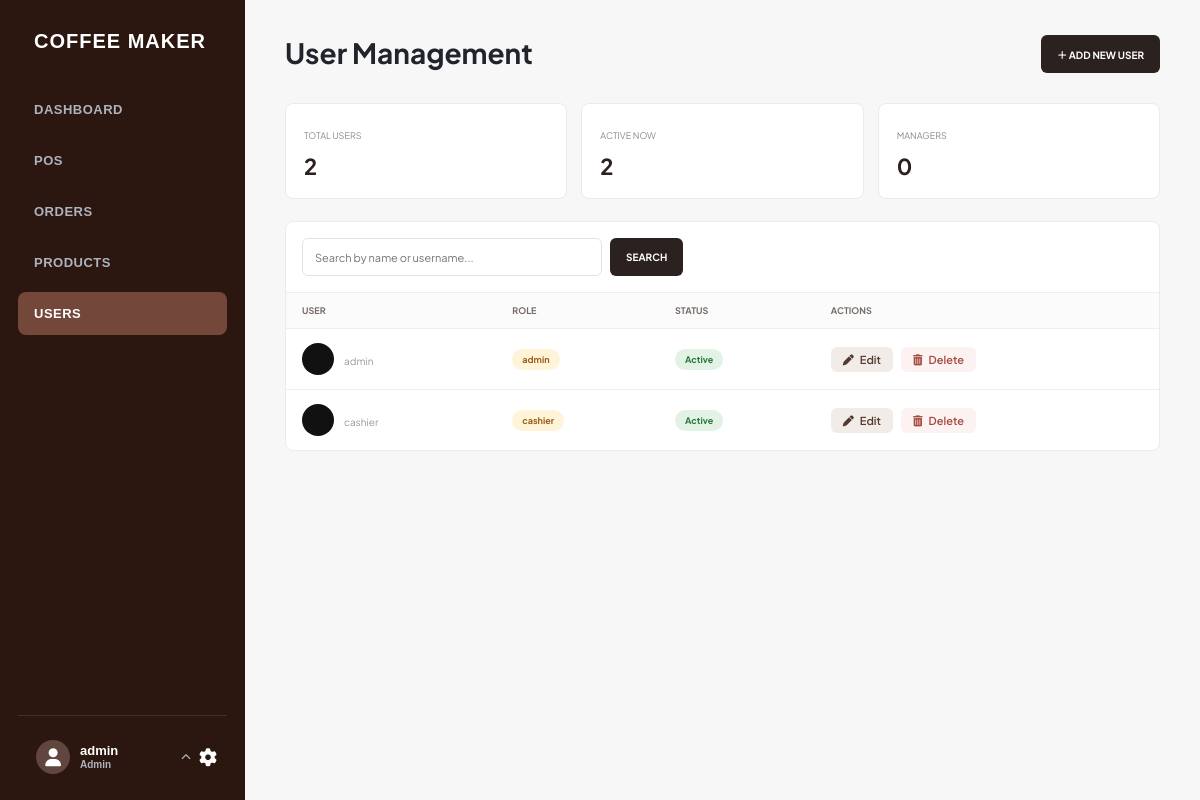
/Coffee_Maker_System/pages/users.php (signed in), run on the app's committed database.
### tables this page shows
CREATE TABLE `users` (
  `id` int(11) NOT NULL,
  `full_name` varchar(255) NOT NULL,
  `username` varchar(50) NOT NULL,
  `password` varchar(255) NOT NULL,
  `role` varchar(30) NOT NULL DEFAULT 'User',
  `status` varchar(20) NOT NULL DEFAULT 'Active',
  `created_at` timestamp NOT NULL DEFAULT current_timestamp()
);

### Coffee_Maker_System/pages/users.php (the view, shortened to what this page needs)
<?php
require_once "../config/database.php";
$user_role = $_SESSION["role"] ?? "admin";
$user_name = $_SESSION["username"] ?? $_SESSION["admin"] ?? "Admin";
$editing_user = null;
$search = trim($_GET["search"] ?? "");
$users = [];
if ($search !== "") {
    $term = "%" . $search . "%";
    $statement = $conn->prepare("SELECT id, full_name, username, role, status FROM users WHERE full_name LIKE ? OR username LIKE ? ORDER BY full_name");
    $statement->bind_param("ss", $term, $term);
} else {
    $statement = $conn->prepare("SELECT id, full_name, username, role, status FROM users ORDER BY full_name");
}
$statement->execute();
$result = $statement->get_result();
while ($row = $result->fetch_assoc()) $users[] = $row;
$total_users = count($users);
$active_users = count(array_filter($users, fn($user) => $user["status"] === "Active"));
$admins = count(array_filter($users, fn($user) => strtolower($user["role"]) === "manager"));
?>
<!DOCTYPE html>
<html lang="en">
<head>
<link rel="stylesheet" href="https://cdnjs.cloudflare.com/ajax/libs/font-awesome/6.4.0/css/all.min.css">
<link rel="stylesheet" href="../assets/sidebar.css">
</head>
<body>
<main class="app-shell">
	<aside class="sidebar">
		<div>
			<div class="brand">COFFEE MAKER</div>
			<nav class="nav">
				<a class="nav-item" href="dashboard.php">DASHBOARD</a>
				<a class="nav-item" href="pos.php">POS</a>
				<a class="nav-item" href="orders.php">ORDERS</a>
				<a class="nav-item" href="products.php">PRODUCTS</a>
				<a class="nav-item active" href="users.php">USERS</a>
			</nav>
		</div>
		<div class="sidebar-footer">
			<div class="user-wrapper">
				<div class="user" id="userProfileBtn" role="button" tabindex="0">
					<div class="avatar"><i class="fas fa-user"></i></div>
					<div class="user-details-text">
						<span class="user-name"><?= htmlspecialchars($user_name) ?></span>
						<small class="user-role"><?= htmlspecialchars(ucfirst($user_role)) ?></small>
					</div>
					<i class="fas fa-chevron-up toggle-icon"></i>
				</div>
			</div>
			<a class="settings" href="settings.php" aria-label="Settings" title="Settings"><i class="fas fa-cog"></i></a>
		</div>
	</aside>
	<section class="content">
		<header class="topbar">
			<div>
				<h1>User Management</h1>
			</div>
			<a class="button" href="users.php?add=1">＋ ADD NEW USER</a>
		</header>
		<?php if (isset($_GET["add"]) || $editing_user): ?>
			<section class="panel form-panel">
				<h2><?= $editing_user ? "Edit User" : "Add New User" ?></h2>
				<form method="post">
					<input type="hidden" name="action" value="save_user">
					<input type="hidden" name="user_id" value="<?= (int) ($editing_user["id"] ?? 0) ?>">
					<div class="form-grid">
						<div class="field">
							<label>FULL NAME</label>
							<input name="full_name" value="<?= htmlspecialchars($editing_user["full_name"] ?? "") ?>" placeholder="e.g. Jane Doe" required>
						</div>
						<div class="field">
							<label>USERNAME / EMAIL</label>
							<input name="username" value="<?= htmlspecialchars($editing_user["username"] ?? "") ?>" required>
						</div>
						<div class="field">
							<label>ROLE</label>
							<select name="role">
								<option <?= (($editing_user["role"] ?? "Staff") === "Staff") ? "selected" : "" ?>>Staff</option>
								<option <?= (($editing_user["role"] ?? "") === "Manager") ? "selected" : "" ?>>Manager</option>
							</select>
						</div>
						<div class="field">
							<label>STATUS</label>
							<select name="status">
								<option <?= (($editing_user["status"] ?? "Active") === "Active") ? "selected" : "" ?>>Active</option>
								<option <?= (($editing_user["status"] ?? "") === "Inactive") ? "selected" : "" ?>>Inactive</option>
							</select>
						</div>
						<div class="field">
							<label>PASSWORD <?= $editing_user ? "(LEAVE BLANK TO KEEP CURRENT)" : "" ?></label>
							<input type="password" name="password" <?= $editing_user ? "" : "required" ?>>
						</div>
					</div>
					<div class="form-actions">
						<a class="button light" href="users.php">CANCEL</a>
						<button class="button" type="submit">SAVE USER</button>
					</div>
				</form>
			</section>
		<?php else: ?>
			<section class="stats">
				<article class="stat">
					<small>TOTAL USERS</small>
					<strong><?= $total_users ?></strong>
				</article>
				<article class="stat">
					<small>ACTIVE NOW</small>
					<strong><?= $active_users ?></strong>
				</article>
				<article class="stat">
					<small>MANAGERS</small>
					<strong><?= $admins ?></strong>
				</article>
			</section>
			<section class="panel">
				<form class="panel-toolbar" method="get">
					<input class="search" name="search" value="<?= htmlspecialchars($search) ?>" placeholder="Search by name or username..." aria-label="Search users">
					<button class="button" type="submit">SEARCH</button>
				</form>
				<div class="table-wrap">
					<table>
						<thead>
							<tr>
								<th>USER</th>
								<th>ROLE</th>
								<th>STATUS</th>
								<th>ACTIONS</th>
							</tr>
						</thead>
						<tbody>
						<?php if ($users): foreach ($users as $user): ?>
							<tr>
								<td>
									<div class="user-cell">
										<span class="user-avatar"><?= htmlspecialchars(strtoupper(substr($user["full_name"], 0, 1))) ?></span>
										<div>
											<div class="user-email"><?= htmlspecialchars($user["username"]) ?></div>
										</div>
									</div>
								</td>
								<td><span class="badge role"><?= htmlspecialchars($user["role"]) ?></span></td>
								<td><span class="badge <?= strtolower($user["status"]) === "active" ? "active" : "inactive" ?>"><?= htmlspecialchars($user["status"]) ?></span></td>
								<td>
									<div class="actions">
										<a class="btn-action edit" href="users.php?edit=<?= (int) $user["id"] ?>" title="Edit User">
											<i class="fas fa-pen"></i>
											<span>Edit</span>
										</a>
										<form class="delete-form" method="post" onsubmit="return confirm('Delete this user?');">
											<button class="btn-action delete" type="submit" title="Delete User">
												<i class="fas fa-trash-alt"></i>
												<span>Delete</span>
											</button>
										</form>
									</div>
								</td>
							</tr>
						<?php endforeach; else: ?>
							<tr><td class="empty" colspan="4">No users found.</td></tr>
						<?php endif; ?>
						</tbody>
					</table>
				</div>
			</section>
		<?php endif; ?>
	</section>
</main>
</body>
</html>

### Coffee_Maker_System/assets/sidebar.css (style rules this page uses)
.sidebar { width: 245px; min-height: 100vh; background: #2B1610; color: #fff; display: flex; flex-direction: column; justify-content: space-between; padding: 30px 18px 20px; position: fixed; left: 0; top: 0; bottom: 0; }
.brand { font-family: Arial, Helvetica, sans-serif; font-size: 20px; font-weight: 700; letter-spacing: 1px; padding: 0 16px 35px; }
.nav { display: flex; flex-direction: column; gap: 8px; }
.nav-item { color: #aeb3bd; text-decoration: none; padding: 14px 16px; border-radius: 8px; font-size: 13px; font-weight: 600; letter-spacing: .5px; transition: .2s; }
.nav-item:hover, .nav-item.active { background: #74473b !important; color: #fff !important; }
.sidebar-footer { display: flex; align-items: center; justify-content: space-between; border-top: 1px solid #492c25; padding: 18px 10px 0; }
.user { display: flex; align-items: center; gap: 10px; color: #dfe2e8; font-size: 11px; font-weight: 600; }
.avatar { width: 34px; height: 34px; border-radius: 50%; background: #60463e; display: flex; align-items: center; justify-content: center; font-size: 18px; }
.settings { border: 0; background: transparent; color: #fff; font-size: 18px; cursor: pointer; text-decoration: none; }

### data on the page
users: username "admin", role "admin", status "Active"
users: username "cashier", role "cashier", status "Active"

### other printed values
$user_name "admin"
$user_role "Admin"
$total_users "2"
$active_users "2"
$admins "0"
